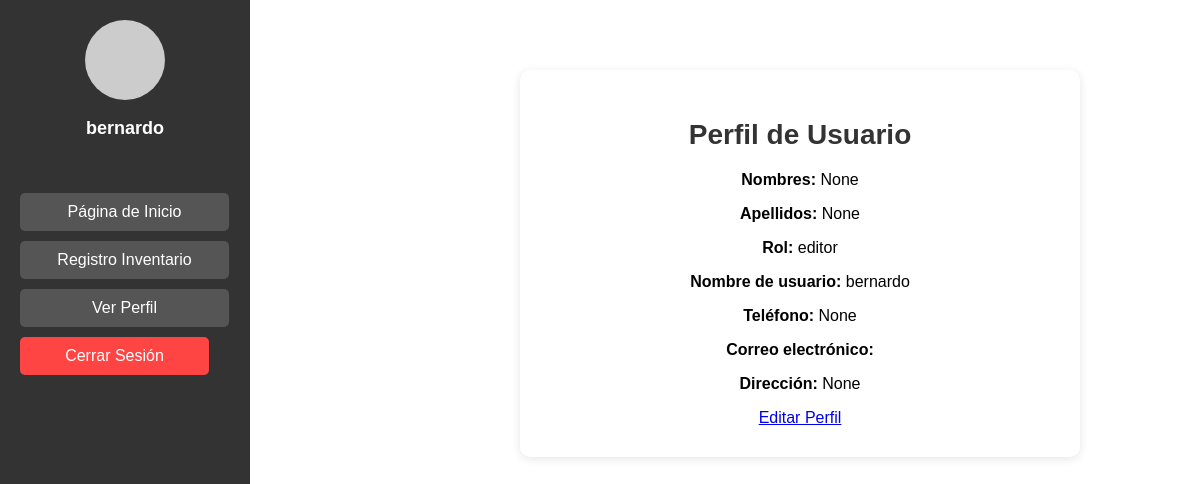
/verPerfil/ (signed in), run on an earlier commit of the app's database.
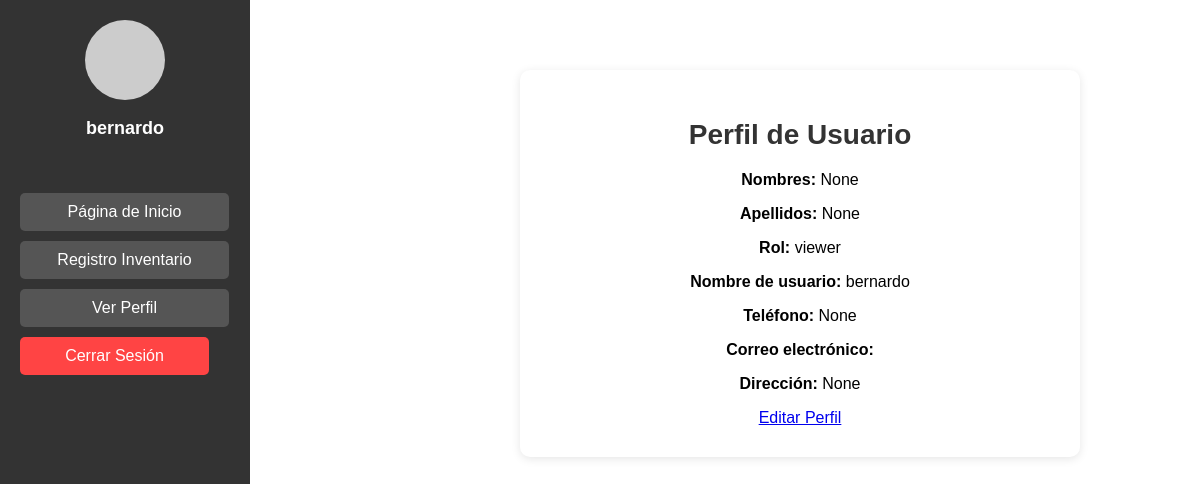
And on a later commit of the database.
### pagina/models.py (models this page shows, shortened)
class UserProfile(models.Model):
    user = models.OneToOneField(User, on_delete=models.CASCADE, related_name='profile')  # Relación con User
    role = models.CharField(max_length=50, choices=[('admin', 'Admin'), ('editor', 'Editor'), ('viewer', 'Viewer')], default='viewer')  # Roles
    phone = models.CharField(max_length=15, blank=True, null=True)
    address = models.TextField(blank=True, null=True)
    first_name = models.CharField(max_length=50, blank=True, null=True)
    last_name = models.CharField(max_length=50, blank=True, null=True)
    email = models.EmailField(blank=True, null=True)

### pagina/views.py (the view)
# urls.py: path('verPerfil/', verPerfil, name='verPerfil'),
def verPerfil(request):
    try:
        profile = request.user.profile  # Obtener el perfil del usuario
    except UserProfile.DoesNotExist:
        profile = None  # Si no tiene perfil, lo asignamos a None
    return render(request, 'verPerfil.html', {
        'username': request.user.username,
        'email': request.user.email,
        'role': profile.role if profile else '',
        'phone': profile.phone if profile else '',
        'address': profile.address if profile else '',
        'first_name': profile.first_name if profile else '',
        'last_name': profile.last_name if profile else '',
    })

### pagina/templates/verPerfil.html (shortened to what this page needs)
<!DOCTYPE html>
<html lang="es">
<head>
    {% load static %}
    <link rel="stylesheet" href="{% static 'css/producto.css' %}">
    <link rel="stylesheet" href="{% static 'css/lateral.css' %}">
</head>
<body>
    <div class="sidebar">
        <div class="perfil">
            <div class="perfil-imagen"></div>
            <p>
                {% if user.is_authenticated %}
                    {{ user.username }}
                {% else %}
                    Invitado
                {% endif %}
            </p>
        </div>
        <ul>
            <li><a href="{% url 'adminpage' %}">Página de Inicio</a></li>
            <li><a href="{% url 'vendedor' %}">Registro Inventario</a></li>
            <li><a href="{% url 'verPerfil' %}" class="btn btn-primary w-100">Ver Perfil</a></li>
            <li>
                <form action="{% url 'logout' %}" method="post">
                    <button type="submit" class="btn btn-danger w-100">Cerrar Sesión</button>
                </form>
            </li>
        </ul>
    </div>
    <div class="main-content">
        <div class="form-card">
            <h1>Perfil de Usuario</h1>
            <div class="card">
                <div class="card-body">
                    <p><strong>Nombres:</strong> {{ first_name }}</p>
                    <p><strong>Apellidos:</strong> {{ last_name }}</p>
                    <p><strong>Rol:</strong> {{ role }}</p>
                    <p><strong>Nombre de usuario:</strong> {{ username }}</p>
                    <p><strong>Teléfono:</strong> {{ phone }}</p>
                    <p><strong>Correo electrónico:</strong> {{ email }}</p>
                    <p><strong>Dirección:</strong> {{ address }}</p>
                    <a href="{% url 'modificarperfil' %}" class="btn btn-primary w-100">Editar Perfil</a>
                </div>
            </div>
        </div>
    </div>
</body>
</html>

What changed in the data, as far as the page shows it:
changed UserProfile: role "editor" → "viewer"
